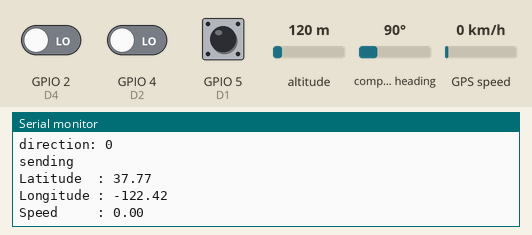
A sketch run on a simulated ESP8266 (NodeMCU). Parts: the last lines printed to the serial monitor. The test bench sets the inputs (shaded band); at power-on: GPS speed 0 km/h, GPIO 2 (D4) LOW, GPIO 4 (D2) LOW, GPIO 5 (D1) HIGH, altitude 120 m, compass heading 90°. WiFi joins after 1.5 s; servers stay silent unless stated; the GPS gets a fix after 3 s at 37.7749, -122.4194 with 8 satellites.

Above: at 3.7 s.
3.8 s: GPS speed set to 2 km/h
At 5.17 s:
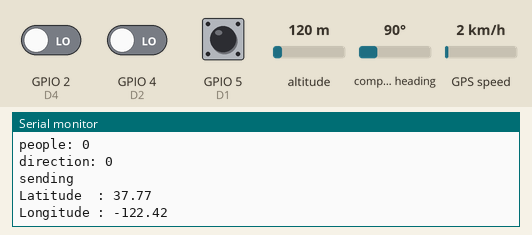
5.3 s: GPIO 2 (D4) driven HIGH
6.8 s: GPS speed set to 30 km/h
At 6.81 s:
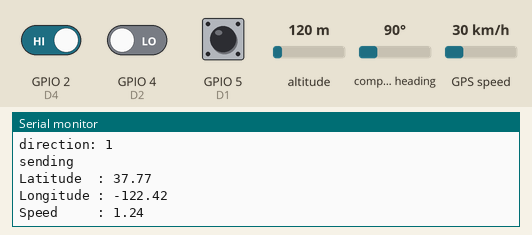
Timing chart, 0 to 9.8 s (numbered marks = the images above; inputs shaded):
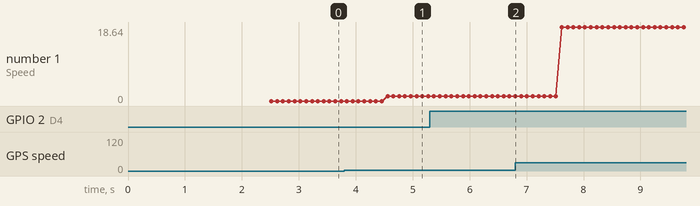

The sketch:

GPS_BUS_FINAL_PROGRAM.ino
```cpp
#include <TinyGPS++.h>                                  // Tiny GPS Plus Library
#include <SoftwareSerial.h>                             // Software Serial Library so we can use other Pins for communication with the GPS module
#include <ESP8266WiFi.h>
#include <ESP8266HTTPClient.h>

static const int RXPin = 12, TXPin = 13;                // Ublox 6m GPS module to pins 12 and 13 (RX to D7, TX to D6)
static const uint32_t GPSBaud = 9600;
// Ublox GPS default Baud Rate is 9600

const char* ssid2 = "eternallousy";
const char* password2 = "taolatrum";

const double classLat = 37.3461703;
const double classLng = -121.9346195;
TinyGPSPlus gps;                                        // Create an Instance of the TinyGPS++ object called gps
SoftwareSerial ss(RXPin, TXPin);                        // The serial connection to the GPS device
int numberOfPeople = 0;
boolean flag = false;
boolean buttonFlag = false;
int directionNo = 0;
long lastUpdateTime = millis();
void setup()
{
  //COnnecting to Wifi


  Serial.begin(115200);
  pinMode( 5, INPUT); //D1
  pinMode( 4, INPUT); //D2
  pinMode( 2, INPUT); //D4

   //COnnecting to Wifi

  delay(10);

  // We start by connecting to a WiFi network

  Serial.println();
  Serial.println();

  WiFi.begin(ssid2, password2);

  Serial.print("Connecting to ");
  Serial.println(ssid2);

  WiFi.begin(ssid2, password2);

  while (WiFi.status() != WL_CONNECTED) {
    delay(500);
    Serial.print(".");
  }

  Serial.println("");
  Serial.println("WiFi connected");
  Serial.println("IP address: ");
  Serial.println(WiFi.localIP());

  delay(1000);
  Serial.println("Starting GPS module");
  ss.begin(GPSBaud);                                    // Set Software Serial Comm Speed to 9600
}

void loop()
{
  // put your main code here, to run repeatedly:

  int inputState1 = digitalRead(5);
  int inputState2 = digitalRead(4);
  int buttonPress = digitalRead(2);
  if (buttonPress == HIGH && !buttonFlag) {
    buttonFlag = true;
    directionNo = (directionNo+1)%2;
  }
  if (buttonPress == LOW && buttonFlag){
    buttonFlag = false;
  }
  if  (inputState1 == LOW && inputState2 == LOW) flag = true;
  if (inputState1 == LOW && inputState2 == HIGH && flag) {
    numberOfPeople--;
    if (numberOfPeople <= 0) numberOfPeople =0;
    flag = false;
  }

  if (inputState1 == HIGH && inputState2 == LOW && flag) {
    numberOfPeople++;
    flag = false;
  }
  if (inputState1 == HIGH && inputState2 == HIGH) flag = false;
  Serial.print("people: ");
  Serial.println(numberOfPeople);
  Serial.print("direction: ");
  Serial.println(directionNo);
  Serial.println("sending");
      Serial.print("Latitude  : ");
      Serial.println(gps.location.lat());
      Serial.print("Longitude : ");
      Serial.println(gps.location.lng());                  // Seconds
      Serial.print("Speed     : ");
      Serial.println(gps.speed.mph());

  smartDelay(100);                                      // Run Procedure smartDelay*/
  //delay(200);
  long nowTime = millis();
  //Serial.println(nowTime);
  if ((nowTime - lastUpdateTime) >= 30000){
      Serial.println("sending");
      Serial.print("Latitude  : ");
      Serial.println(gps.location.lat());
      Serial.print("Longitude : ");
      Serial.println(gps.location.lng());                  // Seconds
      Serial.print("Speed     : ");
      Serial.println(gps.speed.mph());
      //smartDelay(200);
      double posLat, posLng,speedD;
      if (millis() > 5000 && gps.charsProcessed() < 10){
        Serial.println(F("No GPS data received: check wiring. Using hard code location"));
        posLat = classLat;
        posLng = classLng;
        speedD = 0;
      }
      else {
        posLat = gps.location.lat();
        posLng = gps.location.lng();
        speedD = gps.speed.mph();
      }
      String jsonBody = "{\"token\":\"zUFjpZmcr42u2pVpoC83GugrY2N8LwY8\",\"bus_id\":888, \"route_id\":999,\"latitude\":\""+String(posLat,7)+"\",\"longitude\":\""+String(posLng,7)+"\",\"speed\":"+String(speedD,4)+",\"occupied_seats\":"+numberOfPeople+",\"direction\":"+ directionNo+"}";
      Serial.println("sending");
      HTTPClient http;
      String path = "http://shivanageshchandra.com:3000/api/buslog";
      http.begin(path);
      http.addHeader("Content-Type", "application/json");
      int httpCode = http.POST(jsonBody);
      if (httpCode > 0 ){
        Serial.println("Success");
        //String payload = http.getString();
        //Serial.println(payload);
      } else {
        Serial.printf("[HTTP] POST... failed, error: %s\n", http.errorToString(httpCode).c_str());
      }
      http.end();
      lastUpdateTime = nowTime;
  }
}

static void smartDelay(unsigned long ms)                // This custom version of delay() ensures that the gps object is being "fed".
{
  unsigned long start = millis();
  do
  {
    while (ss.available())
      gps.encode(ss.read());
  } while (millis() - start < ms);
}
```

Measured:
- after the input at 3.8 s, the serial monitor: prints a new line after 0.76 s (image 1)
- plotted number 1: 0 → 1.24 after the input at 3.8 s, 1.24 → 18.64 after the input at 6.8 s
